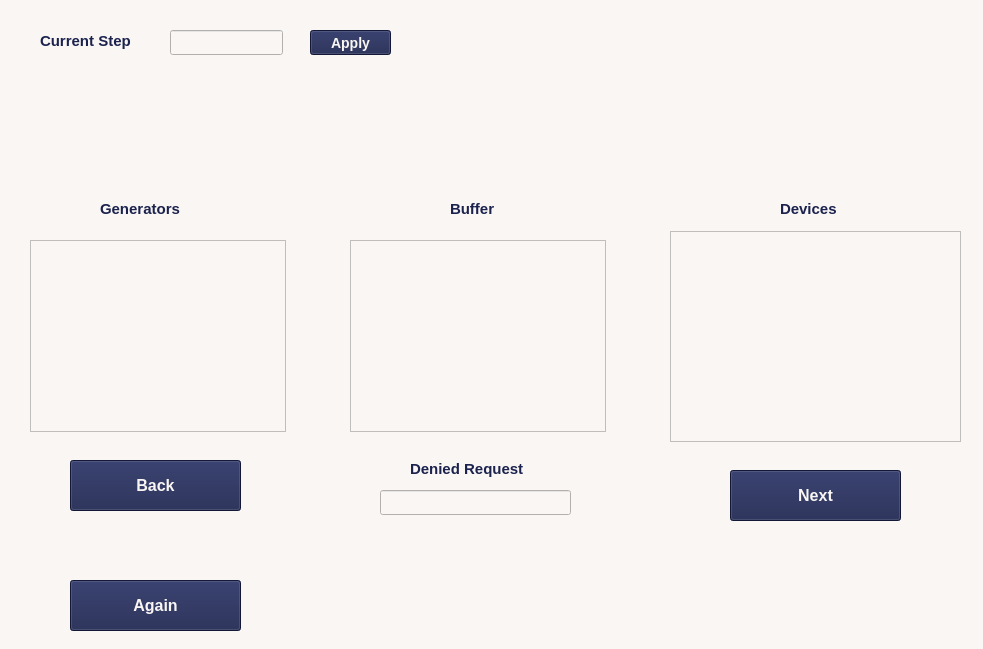
<?xml version="1.0" encoding="UTF-8"?>
<ui version="4.0">
 <class>StepMode</class>
 <widget class="QWidget" name="StepMode">
  <property name="geometry">
   <rect>
    <x>0</x>
    <y>0</y>
    <width>983</width>
    <height>649</height>
   </rect>
  </property>
  <property name="windowTitle">
   <string>Form</string>
  </property>
  <property name="styleSheet">
   <string notr="true">background-color:#F9F6F4 ;
color:#1B224D; 
font-family: 'Roboto', sans-serif;
font-size: 15px;
font-weight: bold;</string>
  </property>
  <widget class="QTableView" name="GeneratorTable">
   <property name="geometry">
    <rect>
     <x>30</x>
     <y>240</y>
     <width>256</width>
     <height>192</height>
    </rect>
   </property>
   <property name="autoFillBackground">
    <bool>false</bool>
   </property>
   <property name="styleSheet">
    <string notr="true">font-size: 15px;</string>
   </property>
   <attribute name="horizontalHeaderCascadingSectionResizes">
    <bool>false</bool>
   </attribute>
   <attribute name="verticalHeaderCascadingSectionResizes">
    <bool>false</bool>
   </attribute>
  </widget>
  <widget class="QTableView" name="BufferTable">
   <property name="geometry">
    <rect>
     <x>350</x>
     <y>240</y>
     <width>256</width>
     <height>192</height>
    </rect>
   </property>
   <property name="autoFillBackground">
    <bool>false</bool>
   </property>
   <property name="styleSheet">
    <string notr="true">font-size: 15px;</string>
   </property>
   <attribute name="horizontalHeaderCascadingSectionResizes">
    <bool>false</bool>
   </attribute>
   <attribute name="verticalHeaderCascadingSectionResizes">
    <bool>false</bool>
   </attribute>
  </widget>
  <widget class="QTableView" name="DeviceTable">
   <property name="geometry">
    <rect>
     <x>670</x>
     <y>231</y>
     <width>291</width>
     <height>211</height>
    </rect>
   </property>
   <property name="autoFillBackground">
    <bool>false</bool>
   </property>
   <property name="styleSheet">
    <string notr="true">font-size: 15px;</string>
   </property>
   <attribute name="horizontalHeaderCascadingSectionResizes">
    <bool>false</bool>
   </attribute>
   <attribute name="verticalHeaderCascadingSectionResizes">
    <bool>false</bool>
   </attribute>
  </widget>
  <widget class="QLabel" name="label">
   <property name="geometry">
    <rect>
     <x>100</x>
     <y>200</y>
     <width>101</width>
     <height>17</height>
    </rect>
   </property>
   <property name="text">
    <string>Generators</string>
   </property>
  </widget>
  <widget class="QLabel" name="label_2">
   <property name="geometry">
    <rect>
     <x>450</x>
     <y>200</y>
     <width>67</width>
     <height>17</height>
    </rect>
   </property>
   <property name="text">
    <string>Buffer</string>
   </property>
  </widget>
  <widget class="QLabel" name="label_3">
   <property name="geometry">
    <rect>
     <x>780</x>
     <y>200</y>
     <width>67</width>
     <height>17</height>
    </rect>
   </property>
   <property name="text">
    <string>Devices</string>
   </property>
  </widget>
  <widget class="QPushButton" name="pushButton">
   <property name="geometry">
    <rect>
     <x>730</x>
     <y>470</y>
     <width>171</width>
     <height>51</height>
    </rect>
   </property>
   <property name="styleSheet">
    <string notr="true"> color: #F9F6F4;
 background-color:#1B224D; 
 font-size: 16px;
 border-radius: 0.5em;
 width: 12em;
 height: 3em;
 text-transform: uppercase;
 font-weight: bold;
  font-family: 'Roboto', sans-serif;
 text-align: center;</string>
   </property>
   <property name="text">
    <string>Next</string>
   </property>
  </widget>
  <widget class="QPushButton" name="pushButton_2">
   <property name="geometry">
    <rect>
     <x>70</x>
     <y>580</y>
     <width>171</width>
     <height>51</height>
    </rect>
   </property>
   <property name="styleSheet">
    <string notr="true"> color: #F9F6F4;
 background-color:#1B224D; 
 font-size: 16px;
 border-radius: 0.5em;
 width: 12em;
 height: 3em;
 text-transform: uppercase;
 font-weight: bold;
  font-family: 'Roboto', sans-serif;
 text-align: center;</string>
   </property>
   <property name="text">
    <string>Again</string>
   </property>
  </widget>
  <widget class="QPushButton" name="backButton">
   <property name="geometry">
    <rect>
     <x>70</x>
     <y>460</y>
     <width>171</width>
     <height>51</height>
    </rect>
   </property>
   <property name="styleSheet">
    <string notr="true"> color: #F9F6F4;
 background-color:#1B224D; 
 font-size: 16px;
 border-radius: 0.5em;
 width: 12em;
 height: 3em;
 text-transform: uppercase;
 font-weight: bold;
  font-family: 'Roboto', sans-serif;
 text-align: center;</string>
   </property>
   <property name="text">
    <string>Back</string>
   </property>
  </widget>
  <widget class="QLineEdit" name="DeniedRequest">
   <property name="geometry">
    <rect>
     <x>380</x>
     <y>490</y>
     <width>191</width>
     <height>25</height>
    </rect>
   </property>
  </widget>
  <widget class="QLabel" name="label_4">
   <property name="geometry">
    <rect>
     <x>410</x>
     <y>460</y>
     <width>141</width>
     <height>17</height>
    </rect>
   </property>
   <property name="text">
    <string>Denied Request</string>
   </property>
  </widget>
  <widget class="QLabel" name="label_5">
   <property name="geometry">
    <rect>
     <x>40</x>
     <y>30</y>
     <width>121</width>
     <height>21</height>
    </rect>
   </property>
   <property name="text">
    <string>Current Step</string>
   </property>
  </widget>
  <widget class="QLineEdit" name="StepField">
   <property name="geometry">
    <rect>
     <x>170</x>
     <y>30</y>
     <width>113</width>
     <height>25</height>
    </rect>
   </property>
  </widget>
  <widget class="QPushButton" name="SetStepButton">
   <property name="geometry">
    <rect>
     <x>310</x>
     <y>30</y>
     <width>81</width>
     <height>25</height>
    </rect>
   </property>
   <property name="styleSheet">
    <string notr="true"> color: #F9F6F4;
 background-color:#1B224D; 
 font-size: 14px;
 border-radius: 0.5em;
 width: 12em;
 height: 3em;
 text-transform: uppercase;
 font-weight: bold;
  font-family: 'Roboto', sans-serif;
 text-align: center;</string>
   </property>
   <property name="text">
    <string>Apply</string>
   </property>
  </widget>
 </widget>
 <resources/>
 <connections/>
</ui>
